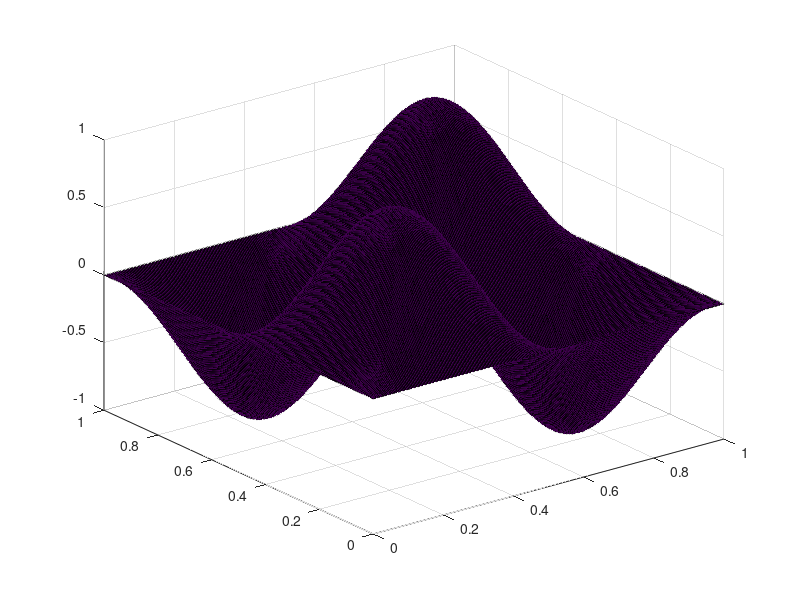

MATLAB code for this plot: (Note: this script raises an error after producing the figure.)
close all;

MGiterations  = 1;

k = 8;
N = 2^k-1;
dx = 1/(N+1);
dt = 0.05;
gamma = -4/dt^2;

x = linspace(0, 1, N+2);
y = linspace(0, 1, N+2);
[X, Y] = meshgrid(x,y);

% setting up u0 and v0
u0 = sin(2*3.14*x(2:end-1))'*sin(2*3.14*y(2:end-1));
v0 = zeros(size(u0));

x0 = 0.5; 
y0 = 0.5; 

A = 2; 
sigx = 0.005; 
sigy = 0.005;

%u0 = A*exp(-( (X-x0).^2/(2*sigx) + (Y-y0).^2/(2*sigy)));
%u0 = A*exp(-( (X-x0).^2/(0.1*sigx) + (Y-y0).^2/(0.1*sigy)));
%u0 = u0(2:end-1,2:end-1);

u_kernel = [0 1 0; 1 -4 1; 0 1 0]/dx^2*4/dt;
v_kernel = [0 1 0; 1 -4 + 4/dt^2*dx^2 1; 0 1 0]/dx^2;
ufinal = zeros(N+2);
% boundary conditions
bc0 = 0; bc1 = 0; bc2 = 0; bc3 = 0;

%Create a new figure window
figure('Name', 'Waves', 'Position',[0 0 800 600]);

%Here we draw the initial conditions
ufinal(2:end-1,2:end-1) = u0;
h = surf(X,Y,ufinal);

%We need this to control the color-coding.
set(h,'CDataMapping','direct');
uold = u0;
vold = v0;

% the time stepping loop
cool = A*exp(-( (X(2:end-1,2:end-1)-x0).^2/(2*sigx) + (Y(2:end-1,2:end-1)-y0).^2/(2*sigy)));

plotdata = cell(1, 7);
i=1;
for main = 0:1000
    % tic
    %TODO: Solve for the next time step using your multigrid
    % solver. Store the next time step in the matrix u.
   
    f = conv2(uold, u_kernel, 'same') + conv2(vold,v_kernel,'same');
    f_long = reshape(f, [N*N 1]);
    
    %tic
    % Invokes the C-program
    vnew = mxMG_2D(f_long, MGiterations, k, 5, gamma);
    %toc
    vnew = reshape(vnew, [N N]);
    unew = uold + dt*(vold + vnew)/2;
    
    %[unew, vnew] = tStep(uold, vold, dt, bc0, bc1, bc2, bc3, N, k);
    % the Helmholtz equation
    
   if main == 100
        unew = unew + cool;
   end
   if main == 200
       unew = unew + cool;
   end
   if main == 300
       unew = unew + cool;
   end
   if main == 400
       unew = unew + cool;
   end
   if main == 500
       unew = unew + cool;
   end
   if main == 600
       unew = unew + cool;
   end
   if main == 700
       unew = unew + cool;
   end
    
    ufinal(2:end-1,2:end-1) = unew;
    
    h = surf(X,Y,ufinal, 'facecolor','interp', 'edgecolor','none');
    
    %Controls the colors of the drawn mesh
    set(h,'CData',32*ufinal+32)
    
    %Change the height data to be that of the new time step
    set(h,'ZData',ufinal);
    if mod(main,10)==0
        plotdata{i}=ufinal;
        i=i+1;
    end
    %The axis normally wants to follow the data. Force it not to.
    axis([0 1 0 1 -1 1]);
    
    %Draw mesh
    drawnow
    uold = unew;
    vold = vnew;
    %pause;
end
